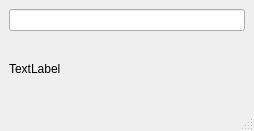
<?xml version="1.0" encoding="UTF-8"?>
<ui version="4.0">
 <class>MainWindow</class>
 <widget class="QMainWindow" name="MainWindow">
  <property name="geometry">
   <rect>
    <x>0</x>
    <y>0</y>
    <width>254</width>
    <height>131</height>
   </rect>
  </property>
  <property name="windowTitle">
   <string>MainWindow</string>
  </property>
  <widget class="QWidget" name="centralwidget">
   <layout class="QGridLayout" name="gridLayout">
    <item row="0" column="0">
     <widget class="QLineEdit" name="lineEdit"/>
    </item>
    <item row="1" column="0">
     <widget class="QLabel" name="label">
      <property name="text">
       <string>TextLabel</string>
      </property>
     </widget>
    </item>
   </layout>
  </widget>
  <widget class="QMenuBar" name="menubar">
   <property name="geometry">
    <rect>
     <x>0</x>
     <y>0</y>
     <width>254</width>
     <height>18</height>
    </rect>
   </property>
  </widget>
  <widget class="QStatusBar" name="statusbar"/>
 </widget>
 <resources/>
 <connections/>
</ui>
